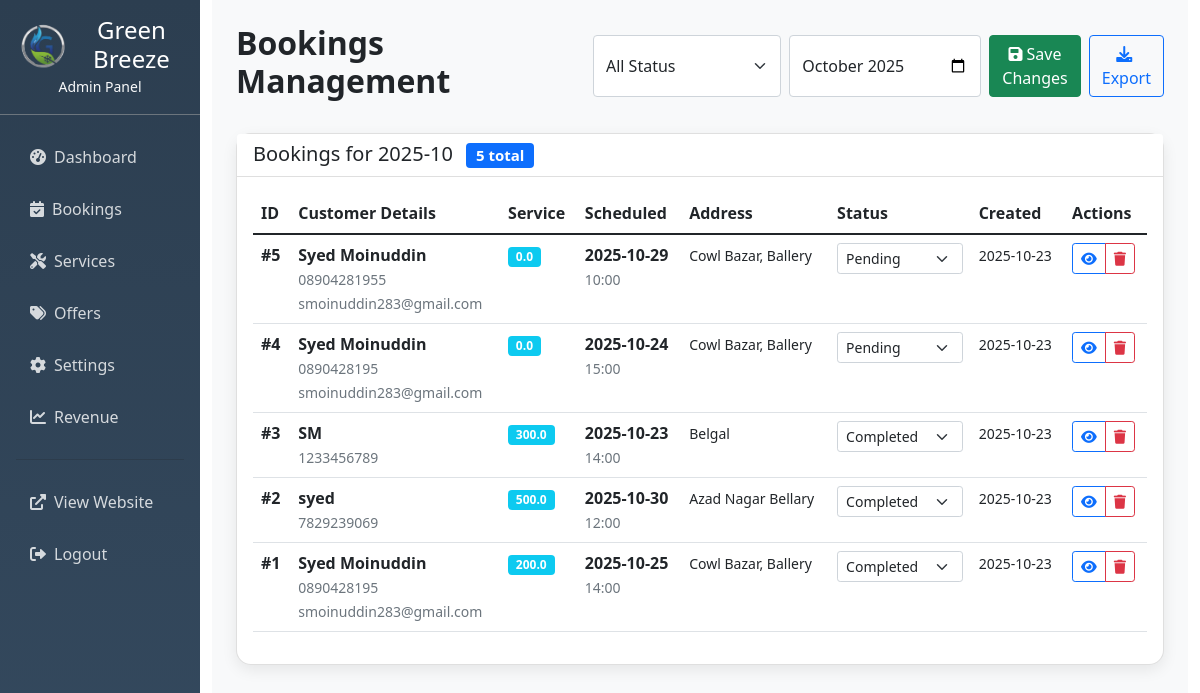
The app's page /admin/bookings (signed in) with its own data.
### tables this page shows
CREATE TABLE bookings (
        id INTEGER PRIMARY KEY AUTOINCREMENT,
        customer_name TEXT NOT NULL,
        phone TEXT NOT NULL,
        email TEXT,
        address TEXT NOT NULL,
        service_id INTEGER,
        booking_date TEXT NOT NULL,
        booking_time TEXT NOT NULL,
        status TEXT DEFAULT 'pending',
        created_at TEXT DEFAULT CURRENT_TIMESTAMP, revenue REAL DEFAULT 0,
        FOREIGN KEY (service_id) REFERENCES services (id)
    );

### app.py (the view)
@app.route('/admin/bookings')
def admin_bookings():
    if not session.get('admin_logged_in'):
        return redirect(url_for('admin_login'))
    month = request.args.get('month', datetime.now().strftime('%Y-%m'))
    status = request.args.get('status', 'all')
    conn = sqlite3.connect('green_breeze.db')
    c = conn.cursor()
    if status == 'all':
        c.execute("""SELECT b.*, s.name as service_name
                    FROM bookings b
                    JOIN services s ON b.service_id = s.id
                    WHERE strftime('%Y-%m', b.created_at) = ?
                    ORDER BY b.created_at DESC""", (month,))
    else:
        c.execute("""SELECT b.*, s.name as service_name
                    FROM bookings b
                    JOIN services s ON b.service_id = s.id
                    WHERE strftime('%Y-%m', b.created_at) = ? AND b.status = ?
                    ORDER BY b.created_at DESC""", (month, status))
    bookings = c.fetchall()
    conn.close()
    return render_template('admin_bookings.html', bookings=bookings, selected_month=month, selected_status=status)

### app.py (called while the page is built)
def inject_datetime():
    return {'datetime': datetime}

### templates/admin_bookings.html (shortened to what this page needs)
{% extends "admin_base.html" %}
{% block content %}
<div class="d-flex justify-content-between align-items-center mb-4">
    <h2 class="fw-bold">Bookings Management</h2>
    <div class="d-flex gap-2">
        <select id="statusFilter" class="form-select" onchange="filterByStatus()">
            <option value="all" {{ 'selected' if selected_status == 'all' }}>All Status</option>
        </select>
        <input type="month" id="monthFilter" class="form-control" value="{{ selected_month }}" onchange="filterByMonth()">
        <button class="btn btn-success" onclick="saveAllChanges()">
            <i class="fas fa-save me-1"></i>Save Changes
        </button>
        <button class="btn btn-outline-primary" onclick="exportBookings()">
            <i class="fas fa-download me-1"></i>Export
        </button>
    </div>
</div>
<div class="card">
    <div class="card-header bg-white">
        <h5 class="mb-0">
            Bookings for {{ selected_month }}
            <span class="badge bg-primary ms-2">{{ bookings|length }} total</span>
        </h5>
    </div>
    <div class="card-body">
        {% if bookings %}
        <div class="table-responsive">
            <table class="table table-hover" id="bookingsTable">
                <thead>
                    <tr>
                        <th>ID</th>
                        <th>Customer Details</th>
                        <th>Service</th>
                        <th>Scheduled</th>
                        <th>Address</th>
                        <th>Status</th>
                        <th>Created</th>
                        <th>Actions</th>
                    </tr>
                </thead>
                <tbody>
                    {% for booking in bookings %}
                    <tr id="booking-{{ booking[0] }}">
                        <td><strong>#{{ booking[0] }}</strong></td>
                        <td>
                            <div>
                                <strong>{{ booking[1] }}</strong>
                                <br><small class="text-muted">{{ booking[2] }}</small>
                                {% if booking[3] %}
                                <br><small class="text-muted">{{ booking[3] }}</small>
                                {% endif %}
                            </div>
                        </td>
                        <td>
                            <span class="badge bg-info">{{ booking[10] }}</span>
                        </td>
                        <td>
                            <div>
                                <strong>{{ booking[6] }}</strong>
                                <br><small class="text-muted">{{ booking[7] }}</small>
                            </div>
                        </td>
                        <td>
                            <small>{{ booking[4][:50] }}{% if booking[4]|length > 50 %}...{% endif %}</small>
                        </td>
                        <td>
                            <select class="form-select form-select-sm status-select" data-booking-id="{{ booking[0] }}" onchange="handleStatusChange(this)">
                                <option value="pending" {{ 'selected' if booking[8] == 'pending' }}>Pending</option>
                                <option value="completed" {{ 'selected' if booking[8] == 'completed' }}>Completed</option>
                            </select>
                        </td>
                        <td>
                            <small>{{ booking[9][:10] }}</small>
                        </td>
                        <td>
                            <div class="btn-group btn-group-sm">
                                <button class="btn btn-outline-primary" onclick="viewBooking({{ booking[0] }})" title="View Details">
                                    <i class="fas fa-eye"></i>
                                </button>
                                <button class="btn btn-outline-danger" onclick="deleteBooking({{ booking[0] }})" title="Delete">
                                    <i class="fas fa-trash"></i>
                                </button>
                            </div>
                        </td>
                    </tr>
                    {% endfor %}
                </tbody>
            </table>
        </div>
        {% else %}
        <div class="text-center py-5">
            <i class="fas fa-calendar-times fa-4x text-muted mb-3"></i>
            <h4 class="text-muted">No bookings found</h4>
            <p class="text-muted">No bookings for the selected month</p>
        </div>
        {% endif %}
    </div>
</div>
{% endblock %}

### templates/admin_base.html (style rules this page uses)
.card { border-radius: 15px; box-shadow: 0 5px 15px rgba(0, 0, 0, 0.08); }

### records on screen
bookings: id "5", customer_name "Syed Moinuddin", phone "08904281955", email "smoinuddin283@gmail.com", revenue "0.0", booking_date "2025-10-29", booking_time "10:00", address "Cowl Bazar, Ballery", id "Pending", created_at "2025-10-23"
bookings: id "4", customer_name "Syed Moinuddin", phone "0890428195", email "smoinuddin283@gmail.com", revenue "0.0", booking_date "2025-10-24", booking_time "15:00", address "Cowl Bazar, Ballery", id "Pending", created_at "2025-10-23"
bookings: id "3", customer_name "SM", phone "1233456789", revenue "300.0", booking_date "2025-10-23", booking_time "14:00", address "Belgal", id "Completed", created_at "2025-10-23"
bookings: id "2", customer_name "syed", phone "7829239069", revenue "500.0", booking_date "2025-10-30", booking_time "12:00", address "Azad Nagar Bellary", id "Completed", created_at "2025-10-23"
bookings: id "1", customer_name "Syed Moinuddin", phone "0890428195", email "smoinuddin283@gmail.com", revenue "200.0", booking_date "2025-10-25", booking_time "14:00", address "Cowl Bazar, Ballery", id "Completed", created_at "2025-10-23"

### other values on screen
{{ selected_month }} "2025-10"
{{ bookings|length }} "5"
